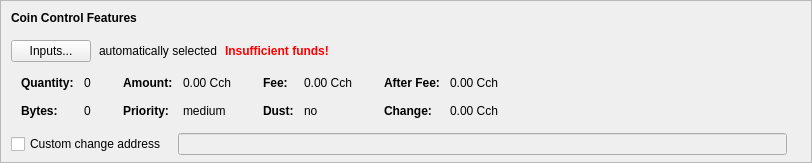
    <widget class="QFrame" name="frameCoinControl">
     <property name="sizePolicy">
      <sizepolicy hsizetype="Expanding" vsizetype="Expanding">
       <horstretch>0</horstretch>
       <verstretch>0</verstretch>
      </sizepolicy>
     </property>
     <property name="maximumSize">
      <size>
       <width>16777215</width>
       <height>16777215</height>
      </size>
     </property>
     <property name="frameShape">
      <enum>QFrame::StyledPanel</enum>
     </property>
     <property name="frameShadow">
      <enum>QFrame::Sunken</enum>
     </property>
     <layout class="QVBoxLayout" name="verticalLayoutCoinControl2">
      <property name="spacing">
       <number>0</number>
      </property>
      <property name="leftMargin">
       <number>0</number>
      </property>
      <property name="topMargin">
       <number>0</number>
      </property>
      <property name="rightMargin">
       <number>0</number>
      </property>
      <property name="bottomMargin">
       <number>6</number>
      </property>
      <item>
       <layout class="QVBoxLayout" name="verticalLayoutCoinControl" stretch="0,0,0,0,1">
        <property name="spacing">
         <number>0</number>
        </property>
        <property name="leftMargin">
         <number>10</number>
        </property>
        <property name="topMargin">
         <number>10</number>
        </property>
        <item>
         <layout class="QHBoxLayout" name="horizontalLayoutCoinControl1">
          <property name="bottomMargin">
           <number>15</number>
          </property>
          <item>
           <widget class="QLabel" name="labelCoinControlFeatures">
            <property name="sizePolicy">
             <sizepolicy hsizetype="Preferred" vsizetype="Maximum">
              <horstretch>0</horstretch>
              <verstretch>0</verstretch>
             </sizepolicy>
            </property>
            <property name="font">
             <font>
              <weight>75</weight>
              <bold>true</bold>
             </font>
            </property>
            <property name="styleSheet">
             <string notr="true">font-weight:bold;</string>
            </property>
            <property name="text">
             <string>Coin Control Features</string>
            </property>
           </widget>
          </item>
         </layout>
        </item>
        <item>
         <layout class="QHBoxLayout" name="horizontalLayoutCoinControl2" stretch="0,0,0,0">
          <property name="spacing">
           <number>8</number>
          </property>
          <property name="bottomMargin">
           <number>10</number>
          </property>
          <item>
           <widget class="QPushButton" name="pushButtonCoinControl">
            <property name="styleSheet">
             <string notr="true"/>
            </property>
            <property name="text">
             <string>Inputs...</string>
            </property>
            <property name="autoDefault">
             <bool>false</bool>
            </property>
           </widget>
          </item>
          <item>
           <widget class="QLabel" name="labelCoinControlAutomaticallySelected">
            <property name="text">
             <string>automatically selected</string>
            </property>
            <property name="margin">
             <number>5</number>
            </property>
           </widget>
          </item>
          <item>
           <widget class="QLabel" name="labelCoinControlInsuffFunds">
            <property name="font">
             <font>
              <weight>75</weight>
              <bold>true</bold>
             </font>
            </property>
            <property name="styleSheet">
             <string notr="true">color:red;font-weight:bold;</string>
            </property>
            <property name="text">
             <string>Insufficient funds!</string>
            </property>
            <property name="margin">
             <number>5</number>
            </property>
           </widget>
          </item>
          <item>
           <spacer name="horizontalSpacerCoinControl">
            <property name="orientation">
             <enum>Qt::Horizontal</enum>
            </property>
            <property name="sizeHint" stdset="0">
             <size>
              <width>40</width>
              <height>1</height>
             </size>
            </property>
           </spacer>
          </item>
         </layout>
        </item>
        <item>
         <widget class="QWidget" name="widgetCoinControl" native="true">
          <property name="sizePolicy">
           <sizepolicy hsizetype="Preferred" vsizetype="Preferred">
            <horstretch>0</horstretch>
            <verstretch>0</verstretch>
           </sizepolicy>
          </property>
          <property name="minimumSize">
           <size>
            <width>0</width>
            <height>0</height>
           </size>
          </property>
          <property name="styleSheet">
           <string notr="true"/>
          </property>
          <layout class="QHBoxLayout" name="horizontalLayoutCoinControl5">
           <property name="leftMargin">
            <number>0</number>
           </property>
           <property name="topMargin">
            <number>0</number>
           </property>
           <property name="rightMargin">
            <number>0</number>
           </property>
           <property name="bottomMargin">
            <number>0</number>
           </property>
           <item>
            <layout class="QHBoxLayout" name="horizontalLayoutCoinControl3" stretch="0,0,0,1">
             <property name="spacing">
              <number>20</number>
             </property>
             <property name="topMargin">
              <number>0</number>
             </property>
             <property name="bottomMargin">
              <number>10</number>
             </property>
             <item>
              <layout class="QFormLayout" name="formLayoutCoinControl1">
               <property name="horizontalSpacing">
                <number>10</number>
               </property>
               <property name="verticalSpacing">
                <number>14</number>
               </property>
               <property name="leftMargin">
                <number>10</number>
               </property>
               <property name="topMargin">
                <number>4</number>
               </property>
               <property name="rightMargin">
                <number>6</number>
               </property>
               <item row="0" column="0">
                <widget class="QLabel" name="labelCoinControlQuantityText">
                 <property name="font">
                  <font>
                   <weight>75</weight>
                   <bold>true</bold>
                  </font>
                 </property>
                 <property name="text">
                  <string>Quantity:</string>
                 </property>
                 <property name="margin">
                  <number>0</number>
                 </property>
                </widget>
               </item>
               <item row="0" column="1">
                <widget class="QLabel" name="labelCoinControlQuantity">
                 <property name="cursor">
                  <cursorShape>IBeamCursor</cursorShape>
                 </property>
                 <property name="contextMenuPolicy">
                  <enum>Qt::ActionsContextMenu</enum>
                 </property>
                 <property name="text">
                  <string notr="true">0</string>
                 </property>
                 <property name="margin">
                  <number>0</number>
                 </property>
                 <property name="textInteractionFlags">
                  <set>Qt::LinksAccessibleByMouse|Qt::TextSelectableByKeyboard|Qt::TextSelectableByMouse</set>
                 </property>
                </widget>
               </item>
               <item row="1" column="0">
                <widget class="QLabel" name="labelCoinControlBytesText">
                 <property name="font">
                  <font>
                   <weight>75</weight>
                   <bold>true</bold>
                  </font>
                 </property>
                 <property name="text">
                  <string>Bytes:</string>
                 </property>
                </widget>
               </item>
               <item row="1" column="1">
                <widget class="QLabel" name="labelCoinControlBytes">
                 <property name="cursor">
                  <cursorShape>IBeamCursor</cursorShape>
                 </property>
                 <property name="contextMenuPolicy">
                  <enum>Qt::ActionsContextMenu</enum>
                 </property>
                 <property name="text">
                  <string notr="true">0</string>
                 </property>
                 <property name="textInteractionFlags">
                  <set>Qt::LinksAccessibleByMouse|Qt::TextSelectableByKeyboard|Qt::TextSelectableByMouse</set>
                 </property>
                </widget>
               </item>
              </layout>
             </item>
             <item>
              <layout class="QFormLayout" name="formLayoutCoinControl2">
               <property name="horizontalSpacing">
                <number>10</number>
               </property>
               <property name="verticalSpacing">
                <number>14</number>
               </property>
               <property name="leftMargin">
                <number>6</number>
               </property>
               <property name="topMargin">
                <number>4</number>
               </property>
               <property name="rightMargin">
                <number>6</number>
               </property>
               <item row="0" column="0">
                <widget class="QLabel" name="labelCoinControlAmountText">
                 <property name="font">
                  <font>
                   <weight>75</weight>
                   <bold>true</bold>
                  </font>
                 </property>
                 <property name="text">
                  <string>Amount:</string>
                 </property>
                 <property name="margin">
                  <number>0</number>
                 </property>
                </widget>
               </item>
               <item row="0" column="1">
                <widget class="QLabel" name="labelCoinControlAmount">
                 <property name="cursor">
                  <cursorShape>IBeamCursor</cursorShape>
                 </property>
                 <property name="contextMenuPolicy">
                  <enum>Qt::ActionsContextMenu</enum>
                 </property>
                 <property name="text">
                  <string notr="true">0.00 Cch</string>
                 </property>
                 <property name="textInteractionFlags">
                  <set>Qt::LinksAccessibleByMouse|Qt::TextSelectableByKeyboard|Qt::TextSelectableByMouse</set>
                 </property>
                </widget>
               </item>
               <item row="1" column="0">
                <widget class="QLabel" name="labelCoinControlPriorityText">
                 <property name="font">
                  <font>
                   <weight>75</weight>
                   <bold>true</bold>
                  </font>
                 </property>
                 <property name="text">
                  <string>Priority:</string>
                 </property>
                </widget>
               </item>
               <item row="1" column="1">
                <widget class="QLabel" name="labelCoinControlPriority">
                 <property name="cursor">
                  <cursorShape>IBeamCursor</cursorShape>
                 </property>
                 <property name="contextMenuPolicy">
                  <enum>Qt::ActionsContextMenu</enum>
                 </property>
                 <property name="text">
                  <string notr="true">medium</string>
                 </property>
                 <property name="textInteractionFlags">
                  <set>Qt::LinksAccessibleByMouse|Qt::TextSelectableByKeyboard|Qt::TextSelectableByMouse</set>
                 </property>
                </widget>
               </item>
              </layout>
             </item>
             <item>
              <layout class="QFormLayout" name="formLayoutCoinControl3">
               <property name="horizontalSpacing">
                <number>10</number>
               </property>
               <property name="verticalSpacing">
                <number>14</number>
               </property>
               <property name="leftMargin">
                <number>6</number>
               </property>
               <property name="topMargin">
                <number>4</number>
               </property>
               <property name="rightMargin">
                <number>6</number>
               </property>
               <item row="0" column="0">
                <widget class="QLabel" name="labelCoinControlFeeText">
                 <property name="font">
                  <font>
                   <weight>75</weight>
                   <bold>true</bold>
                  </font>
                 </property>
                 <property name="text">
                  <string>Fee:</string>
                 </property>
                 <property name="margin">
                  <number>0</number>
                 </property>
                </widget>
               </item>
               <item row="0" column="1">
                <widget class="QLabel" name="labelCoinControlFee">
                 <property name="cursor">
                  <cursorShape>IBeamCursor</cursorShape>
                 </property>
                 <property name="contextMenuPolicy">
                  <enum>Qt::ActionsContextMenu</enum>
                 </property>
                 <property name="text">
                  <string notr="true">0.00 Cch</string>
                 </property>
                 <property name="textInteractionFlags">
                  <set>Qt::LinksAccessibleByMouse|Qt::TextSelectableByKeyboard|Qt::TextSelectableByMouse</set>
                 </property>
                </widget>
               </item>
               <item row="1" column="0">
                <widget class="QLabel" name="labelCoinControlLowOutputText">
                 <property name="font">
                  <font>
                   <weight>75</weight>
                   <bold>true</bold>
                  </font>
                 </property>
                 <property name="text">
                  <string>Dust:</string>
                 </property>
                </widget>
               </item>
               <item row="1" column="1">
                <widget class="QLabel" name="labelCoinControlLowOutput">
                 <property name="cursor">
                  <cursorShape>IBeamCursor</cursorShape>
                 </property>
                 <property name="contextMenuPolicy">
                  <enum>Qt::ActionsContextMenu</enum>
                 </property>
                 <property name="text">
                  <string notr="true">no</string>
                 </property>
                 <property name="textInteractionFlags">
                  <set>Qt::LinksAccessibleByMouse|Qt::TextSelectableByKeyboard|Qt::TextSelectableByMouse</set>
                 </property>
                </widget>
               </item>
              </layout>
             </item>
             <item>
              <layout class="QFormLayout" name="formLayoutCoinControl4">
               <property name="horizontalSpacing">
                <number>10</number>
               </property>
               <property name="verticalSpacing">
                <number>14</number>
               </property>
               <property name="leftMargin">
                <number>6</number>
               </property>
               <property name="topMargin">
                <number>4</number>
               </property>
               <property name="rightMargin">
                <number>6</number>
               </property>
               <item row="0" column="0">
                <widget class="QLabel" name="labelCoinControlAfterFeeText">
                 <property name="font">
                  <font>
                   <weight>75</weight>
                   <bold>true</bold>
                  </font>
                 </property>
                 <property name="text">
                  <string>After Fee:</string>
                 </property>
                 <property name="margin">
                  <number>0</number>
                 </property>
                </widget>
               </item>
               <item row="0" column="1">
                <widget class="QLabel" name="labelCoinControlAfterFee">
                 <property name="cursor">
                  <cursorShape>IBeamCursor</cursorShape>
                 </property>
                 <property name="contextMenuPolicy">
                  <enum>Qt::ActionsContextMenu</enum>
                 </property>
                 <property name="text">
                  <string notr="true">0.00 Cch</string>
                 </property>
                 <property name="textInteractionFlags">
                  <set>Qt::LinksAccessibleByMouse|Qt::TextSelectableByKeyboard|Qt::TextSelectableByMouse</set>
                 </property>
                </widget>
               </item>
               <item row="1" column="0">
                <widget class="QLabel" name="labelCoinControlChangeText">
                 <property name="font">
                  <font>
                   <weight>75</weight>
                   <bold>true</bold>
                  </font>
                 </property>
                 <property name="text">
                  <string>Change:</string>
                 </property>
                </widget>
               </item>
               <item row="1" column="1">
                <widget class="QLabel" name="labelCoinControlChange">
                 <property name="cursor">
                  <cursorShape>IBeamCursor</cursorShape>
                 </property>
                 <property name="contextMenuPolicy">
                  <enum>Qt::ActionsContextMenu</enum>
                 </property>
                 <property name="text">
                  <string notr="true">0.00 Cch</string>
                 </property>
                 <property name="textInteractionFlags">
                  <set>Qt::LinksAccessibleByMouse|Qt::TextSelectableByKeyboard|Qt::TextSelectableByMouse</set>
                 </property>
                </widget>
               </item>
              </layout>
             </item>
            </layout>
           </item>
          </layout>
         </widget>
        </item>
        <item>
         <layout class="QHBoxLayout" name="horizontalLayoutCoinControl4" stretch="0,0,0">
          <property name="spacing">
           <number>12</number>
          </property>
          <property name="sizeConstraint">
           <enum>QLayout::SetDefaultConstraint</enum>
          </property>
          <property name="topMargin">
           <number>5</number>
          </property>
          <property name="rightMargin">
           <number>5</number>
          </property>
          <item>
           <widget class="QCheckBox" name="checkBoxCoinControlChange">
            <property name="toolTip">
             <string>If this is activated, but the change address is empty or invalid, change will be sent to a newly generated address.</string>
            </property>
            <property name="text">
             <string>Custom change address</string>
            </property>
           </widget>
          </item>
          <item>
           <widget class="QValidatedLineEdit" name="lineEditCoinControlChange">
            <property name="enabled">
             <bool>false</bool>
            </property>
            <property name="sizePolicy">
             <sizepolicy hsizetype="Expanding" vsizetype="Fixed">
              <horstretch>0</horstretch>
              <verstretch>0</verstretch>
             </sizepolicy>
            </property>
           </widget>
          </item>
          <item>
           <widget class="QLabel" name="labelCoinControlChangeLabel">
            <property name="sizePolicy">
             <sizepolicy hsizetype="Preferred" vsizetype="Expanding">
              <horstretch>0</horstretch>
              <verstretch>0</verstretch>
             </sizepolicy>
            </property>
            <property name="minimumSize">
             <size>
              <width>0</width>
              <height>0</height>
             </size>
            </property>
            <property name="text">
             <string/>
            </property>
            <property name="margin">
             <number>3</number>
            </property>
           </widget>
          </item>
         </layout>
        </item>
        <item>
         <spacer name="verticalSpacerCoinControl">
          <property name="orientation">
           <enum>Qt::Vertical</enum>
          </property>
          <property name="sizeHint" stdset="0">
           <size>
            <width>800</width>
            <height>1</height>
           </size>
          </property>
         </spacer>
        </item>
       </layout>
      </item>
     </layout>
    </widget>
